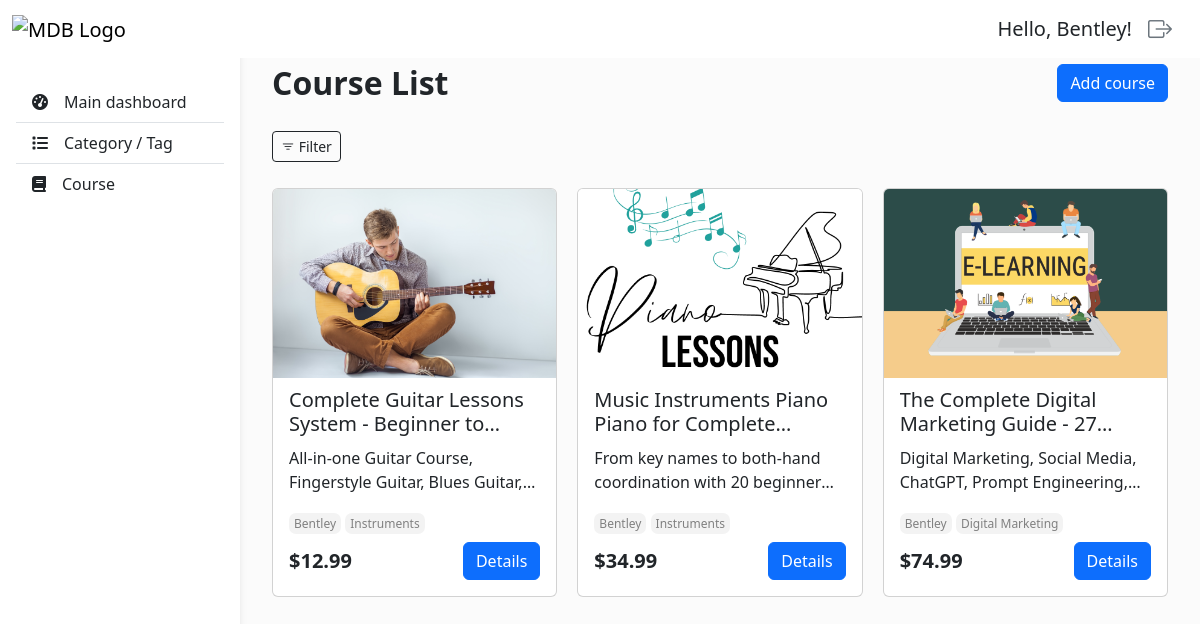
Page /courses/ (signed in) on the committed database.
### courses/models.py (models this page shows, shortened)
class Course(models.Model):
  name = models.CharField(max_length=100)
  category = models.ForeignKey(Category, on_delete=models.SET_NULL, null=True)
  instructor = models.ForeignKey(Instructor, on_delete=models.SET_NULL, null=True, related_name='courses')
  price = models.DecimalField(max_digits=10, decimal_places=2)
  description = models.TextField()
  image = models.ImageField(blank=True, null=True, upload_to='images')
  published_date = models.DateField(auto_now_add=True)

class CourseTag(models.Model):
  course = models.ForeignKey(Course, on_delete=models.SET_NULL, null=True, related_name='tags')
  tag = models.ForeignKey(Tag, on_delete=models.SET_NULL, null=True, related_name='courses')

class Tag(models.Model):
  name = models.CharField(max_length=(100))

### users/models.py (models this page shows)
class Instructor(models.Model):
  user = models.OneToOneField(User, on_delete=models.CASCADE, null=True)
  name = models.CharField(max_length=100)
  age = models.IntegerField()
  email = models.EmailField()
  phone = models.CharField(max_length=20)
  address = models.CharField(max_length=150)
  salary = models.DecimalField(max_digits=10, decimal_places=2)
  def __str__(self):
    return self.name

### users/decorators.py (the view)
    def wrapper_func(request, *args, **kwargs):
      group = None
      if request.user.groups.exists():
        group = request.user.groups.all()[0].name
        print('login group: ', group)
      print('allow group: ', allow_roles)
      if group in allow_roles:
        return view_func(request, *args, **kwargs)
      else:
        return HttpResponse('You are not authorize to view this page!')

### courses/templates/courses/list.html (shortened to what this page needs)
{% extends 'base.html' %}
{%block content %}
  <div class="px-4">
    <div class="d-flex align-items-center mb-4">
      <div class="flex-grow-1 fw-bold fs-2">Course List</div>
      {% if request.user.groups.all.0.name == 'admin' or request.user.groups.all.0.name == 'instructor' %}
        <a href="{% url 'courses:course_create' %}" class="btn btn-primary">Add course</a>
      {% endif %}
    </div>
    <p class="d-inline-flex gap-1">
      <a class="btn btn-outline-dark btn-sm" data-bs-toggle="collapse"  href="#filter-button-container" role="button" aria-expanded="
      {% if selected_category_id or selected_tag_id or selected_instructor_id %}
        true
      {% else %}
        false
      {% endif %}
        " aria-controls="filter-button-container">
        <i class="bi bi-filter"></i>
        Filter
      </a>
    </p>
    <div class="card-container">
      {% for course in courses %}
        <div class="card">
          <div class="card-img">
            {% if course.image %}
              <img src="{{ course.image.url }}" class="card-img-top object-fit-cover" alt="{{ course.name }}">
            {% else %}
              <img src="/media/images/e-learning.png" class="card-img-top object-fit-cover" alt="default-image">
            {% endif %}
          </div>
          <div class="px-3 pb-3">
            <h5 class="card-title limit-to-2-lines">{{course.name}}</h5>
            <div class="mb-3 limit-to-2-lines">{{course.description}}</div>
            <div>
              <div class="card-instructor">{{course.instructor}}</div>
              {% for course_tag in course.tags.all  %}
                <div class="card-instructor">{{course_tag.tag.name}}</div>
              {% endfor %}
            </div>
            <div class="d-flex align-items-center mt-2">
              <div class="flex-grow-1 fw-semibold fs-5">${{course.price}}</div>
              <a href="{% url 'courses:course_detail' course.id %}" class="btn btn-primary">Details</a>
            </div>
          </div>
        </div>
      {% endfor %}
    </div>
  </div>
{% endblock content %}

### templates/base.html (shortened to what this page needs)
<!DOCTYPE html>
<html lang="en">
  <head>
    {% load static %}
    <link
      href="https://cdn.jsdelivr.net/npm/bootstrap@5.3.7/dist/css/bootstrap.min.css"
      rel="stylesheet"
    />
    <link
      rel="stylesheet"
      href="https://cdn.jsdelivr.net/npm/bootstrap-icons@1.11.3/font/bootstrap-icons.css"
    />
    <link
      rel="stylesheet"
      href="https://cdnjs.cloudflare.com/ajax/libs/font-awesome/6.5.0/css/all.min.css"
    />
    <link rel="stylesheet" href="{% static 'css/style.css' %}" />
  </head>
  <body>
    <header>
      <nav
        id="sidebarMenu"
        class="collapse d-lg-block sidebar collapse bg-white"
      >
        <div class="position-sticky">
          <div class="list-group list-group-flush mx-3 mt-4">
            <a
              href="{% url 'dashboard' %}"
              class="list-group-item list-group-item-action py-2 ripple"
              aria-current="true"
            >
              <i class="fas fa-tachometer-alt me-3"></i
              ><span>Main dashboard</span>
            </a>
            {% if request.user.groups.all.0.name == 'admin' or request.user.groups.all.0.name == 'instructor' %}
              <a
                href="{% url 'courses:category_list' %}"
                class="list-group-item list-group-item-action py-2 ripple"
              >
                <i class="fa-solid fa-list me-3"></i><span>Category / Tag</span>
              </a>
            {% endif %}
            <a
              href="{% url 'courses:course_list' %}"
              class="list-group-item list-group-item-action py-2 ripple"
            >
              <i class="fa-solid fa-book me-3"></i><span>Course</span>
            </a>
          </div>
        </div>
      </nav>
      <nav id="main-navbar" class="navbar navbar-expand-lg bg-white fixed-top">
        <div class="container-fluid">
          <a class="navbar-brand" href="#">
            <img
              src="https://mdbcdn.b-cdn.net/img/logo/mdb-transaprent-noshadows.webp"
              height="25"
              alt="MDB Logo"
              loading="lazy"
            />
          </a>
          <ul class="navbar-nav ms-auto d-flex flex-row align-items-center gap-3">
            <li class="nav-item fs-5">
              Hello, {{request.user}}!
            </li>
            <li class="nav-item">
              <a href="{% url 'users:logout' %}"><i class="bi bi-box-arrow-right fs-4 text-secondary me-3" style="cursor: pointer;"></i></a>
            </li>
          </ul>
        </div>
      </nav>
    </header>
    <main style="margin-top: 35px">
      <div class="container py-4 px-2">
        {% block content %} {% endblock content %}
      </div>
    </main>
  </body>
</html>

### static/css/style.css (style rules this page uses)
body { background-color: #fbfbfb; }
@media (min-width: 991.98px) { main { padding-left: 240px; } }
.sidebar { position: fixed; top: 0; bottom: 0; left: 0; padding: 58px 0 0; box-shadow: 0 2px 5px 0 rgb(0 0 0 / 5%), 0 2px 10px 0 rgb(0 0 0 / 5%); width: 240px; z-index: 600; }
.limit-to-2-lines { display: -webkit-box; -webkit-line-clamp: 2; -webkit-box-orient: vertical; overflow: hidden; }
.card-container { display: grid; grid-template-columns: repeat(3, 1fr); gap: 20px; padding: 10px 0; }
.card-container > .card { display: flex; flex-direction: column; }
.card-img { display: flex; justify-content: center; align-items: center; }
.card-img > img { aspect-ratio: 3/2; object-fit: cover; border-top-left-radius: 5px; border-top-right-radius: 5px; }
.card-title { height: 60px; padding: 10px 0; }
.card-instructor { display: inline; background-color: #f3f3f3; color: gray; font-size: 12px; border-radius: 7px; padding: 2px 5px; }

### rows in the picture
Course: image (picture), name "Complete Guitar Lessons System - Beginner…", description "All-in-one Guitar Course, Fingerstyle Guitar, Blues…", instructor "Bentley", price "12.99"
CourseTag: tag.name "Instruments"
Course: image (picture), name "Music Instruments Piano Piano for…", description "From key names to both-hand coordination with 20…", instructor "Bentley", price "34.99"
CourseTag: tag.name "Instruments"
Course: name "The Complete Digital Marketing Guide -…", description "Digital Marketing, Social Media, ChatGPT, Prompt…", instructor "Bentley", price "74.99"
CourseTag: tag.name "Digital Marketing"

### other values in the picture
{{ request.user }} "Bentley"
